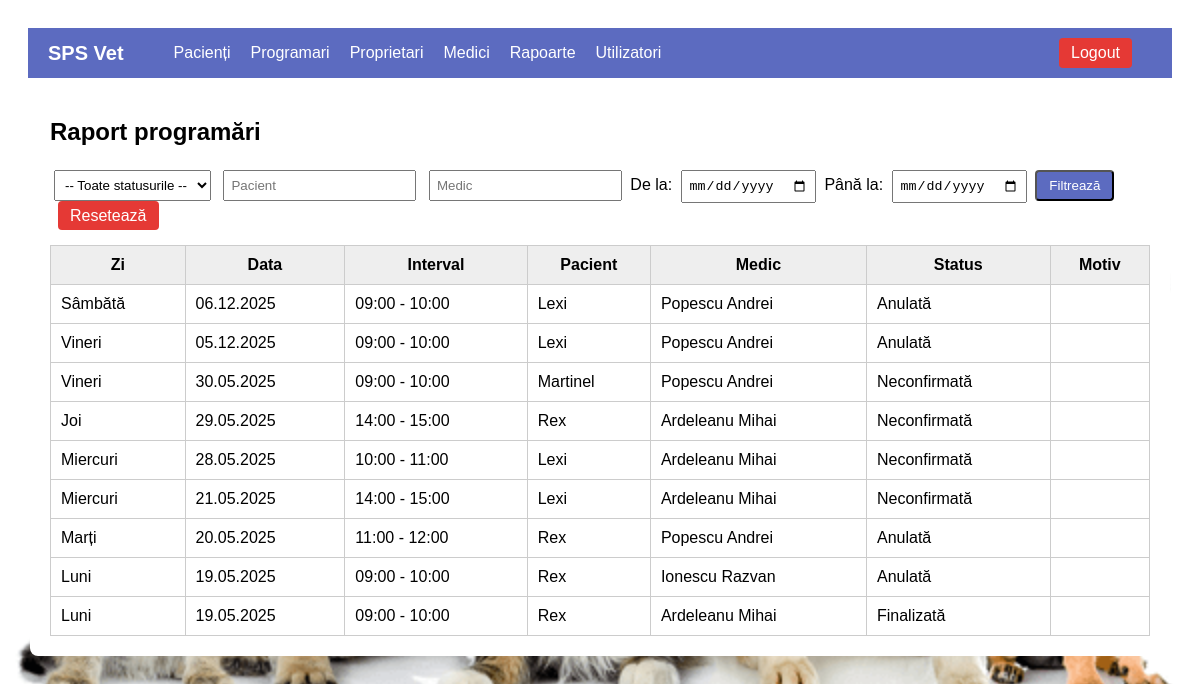
Screenshot of /raport_programari.php (signed in) with the database file from the repository.
### tables this page shows
CREATE TABLE `programari` (
  `id` int(11) NOT NULL,
  `pacient_id` int(11) NOT NULL,
  `medic_id` int(11) NOT NULL,
  `data` date NOT NULL,
  `interval_orar` varchar(50) NOT NULL,
  `status` enum('neconfirmată','confirmată','anulată','finalizată') DEFAULT 'neconfirmată',
  `motiv` varchar(255) DEFAULT NULL
);

CREATE TABLE `pacienti` (
  `id` int(11) NOT NULL,
  `numar_fisa` varchar(50) DEFAULT NULL,
  `data_inregistrare` date DEFAULT NULL,
  `nume` varchar(100) DEFAULT NULL,
  `specie` varchar(50) DEFAULT NULL,
  `rasa` varchar(50) DEFAULT NULL,
  `sex` enum('M','F') DEFAULT NULL,
  `greutate` float DEFAULT NULL,
  `culoare` varchar(50) DEFAULT NULL,
  `varsta` int(11) DEFAULT NULL,
  `microcip` varchar(50) DEFAULT NULL,
  `boli_cronice` text DEFAULT NULL,
  `proprietar_id` int(11) DEFAULT NULL
);

CREATE TABLE `medici` (
  `id` int(11) NOT NULL,
  `nume` varchar(50) NOT NULL,
  `prenume` varchar(50) NOT NULL,
  `telefon` varchar(20) DEFAULT NULL,
  `email` varchar(100) DEFAULT NULL
);

### raport_programari.php (the view, shortened to what this page needs)
<?php
include("header.php");
function zi_romana($data) {
  $zile = ['Duminică','Luni','Marți','Miercuri','Joi','Vineri','Sâmbătă'];
  return $zile[date('w', strtotime($data))];
}
$where = "WHERE 1=1";
$query = "
  SELECT p.*, pa.nume AS pacient_nume, m.nume AS medic_nume, m.prenume AS medic_prenume
  FROM programari p
  JOIN pacienti pa ON p.pacient_id = pa.id
  JOIN medici m ON p.medic_id = m.id
  $where
  ORDER BY p.data DESC
";
$rezultat = mysqli_query($con, $query);
?>
<!DOCTYPE html>
<html>
<head>
</head>
<body>
<div class="container">
  <h2>Raport programări</h2>
  <form method="GET">
    <select name="status">
      <option value="">-- Toate statusurile --</option>
    </select>
    <input type="text" name="pacient" placeholder="Pacient" value="<?= $_GET['pacient'] ?? '' ?>">
    <input type="text" name="medic" placeholder="Medic" value="<?= $_GET['medic'] ?? '' ?>">
    <label>De la:</label>
    <input type="date" name="de_la" value="<?= $_GET['de_la'] ?? '' ?>">
    <label>Până la:</label>
    <input type="date" name="pana_la" value="<?= $_GET['pana_la'] ?? '' ?>">
    <button type="submit" class="btn">Filtrează</button>
     <a href="raport_programari.php" class="btn red" style="margin-left: 8px;">Resetează</a>
  </form>
  <table>
    <thead>
      <tr>
        <th>Zi</th>
        <th>Data</th>
        <th>Interval</th>
        <th>Pacient</th>
        <th>Medic</th>
        <th>Status</th>
        <th>Motiv</th>
      </tr>
    </thead>
    <tbody>
    <?php while ($p = mysqli_fetch_assoc($rezultat)): ?>
      <tr>
        <td><?= zi_romana($p['data']) ?></td>
        <td><?= date("d.m.Y", strtotime($p['data'])) ?></td>
        <td><?= htmlspecialchars($p['interval_orar']) ?></td>
        <td><?= htmlspecialchars($p['pacient_nume']) ?></td>
        <td><?= htmlspecialchars($p['medic_nume'] . ' ' . $p['medic_prenume']) ?></td>
        <td><?= ucfirst($p['status']) ?></td>
        <td><?= htmlspecialchars($p['motiv']) ?></td>
      </tr>
    <?php endwhile; ?>
    </tbody>
  </table>
</div>
</body>
</html>

### raport_programari.php (style rules this page uses)
body { font-family: Arial; background: #f4f4f4; padding: 20px;background: url("imagine.png") no-repeat center center fixed; background-size: cover }
.container { max-width: 1100px; margin: auto; background: white; padding: 20px; border-radius: 8px; }
table { width: 100%; border-collapse: collapse; margin-top: 20px; }
th, td { padding: 10px; border: 1px solid #ccc; }
th { background: #eee; }
.btn { padding: 6px 12px; border-radius: 4px; text-decoration: none; background-color: #5c6bc0; color: white; }
form input, form select { padding: 6px; margin: 4px; }
.btn.red { background-color: #e53935; color: white; }

### rows the page displays
programari: data "Sâmbătă", data "06.12.2025", interval_orar "09:00 - 10:00", pacient.nume "Lexi", medic.prenume "Popescu Andrei", status "Anulată"
programari: data "Vineri", data "05.12.2025", interval_orar "09:00 - 10:00", pacient.nume "Lexi", medic.prenume "Popescu Andrei", status "Anulată"
programari: data "Vineri", data "30.05.2025", interval_orar "09:00 - 10:00", pacient.nume "Martinel", medic.prenume "Popescu Andrei", status "Neconfirmată"
programari: data "Joi", data "29.05.2025", interval_orar "14:00 - 15:00", pacient.nume "Rex", medic.prenume "Ardeleanu Mihai", status "Neconfirmată"
programari: data "Miercuri", data "28.05.2025", interval_orar "10:00 - 11:00", pacient.nume "Lexi", medic.prenume "Ardeleanu Mihai", status "Neconfirmată"
programari: data "Miercuri", data "21.05.2025", interval_orar "14:00 - 15:00", pacient.nume "Lexi", medic.prenume "Ardeleanu Mihai", status "Neconfirmată"
programari: data "Marți", data "20.05.2025", interval_orar "11:00 - 12:00", pacient.nume "Rex", medic.prenume "Popescu Andrei", status "Anulată"
programari: data "Luni", data "19.05.2025", interval_orar "09:00 - 10:00", pacient.nume "Rex", medic.prenume "Ionescu Razvan", status "Anulată"
programari: data "Luni", data "19.05.2025", interval_orar "09:00 - 10:00", pacient.nume "Rex", medic.prenume "Ardeleanu Mihai", status "Finalizată"
